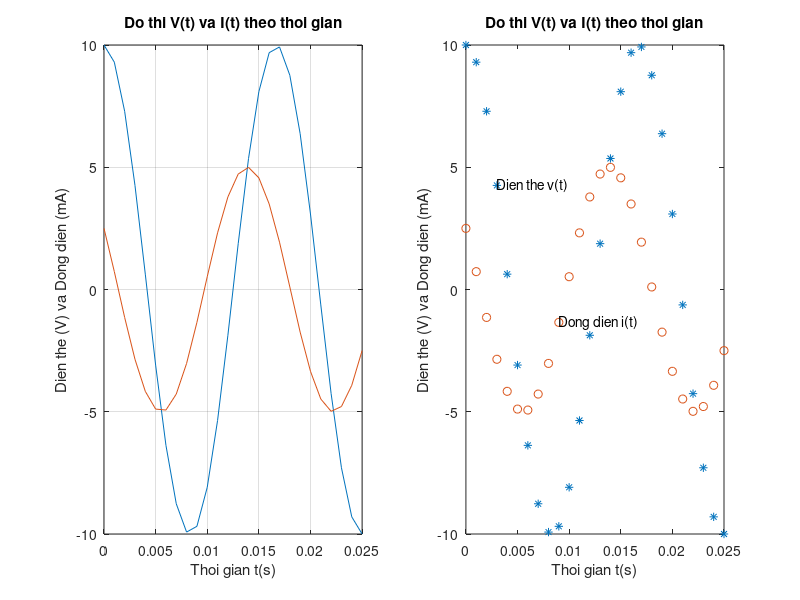

MATLAB code to generate this figure:
t=0:0.001:0.025;
v=10*cos(377*t);
i=5*cos(377*t+60*pi/180);
subplot(1,2,1)
plot(t, v, t, i)
xlabel('Thoi gian t(s)')
ylabel('Dien the (V) va Dong dien (mA)')
title('Do thi V(t) va I(t) theo thoi gian')
grid on
subplot(1,2,2)
plot(t, v,'*', t, i, 'o')
xlabel('Thoi gian t(s)')
ylabel('Dien the (V) va Dong dien (mA)')
title('Do thi V(t) va I(t) theo thoi gian')
text(0.003, 10*cos(377*0.003), 'Dien the v(t)')
text(0.009, 5*cos(377*0.009+pi*60/180), 'Dong dien i(t)')
